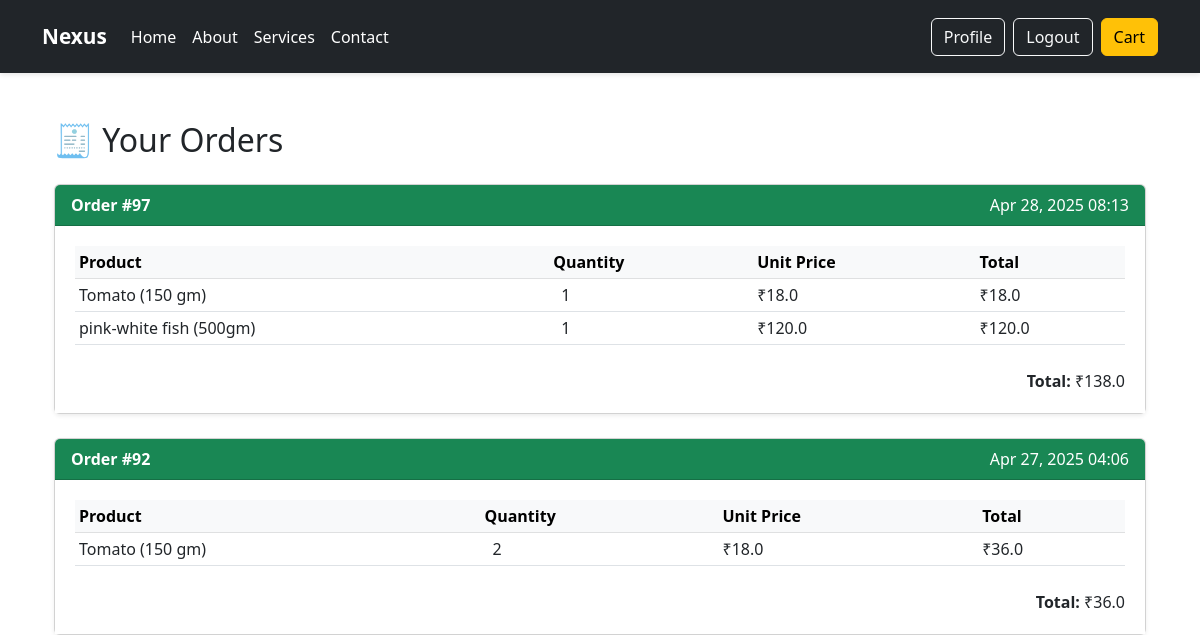
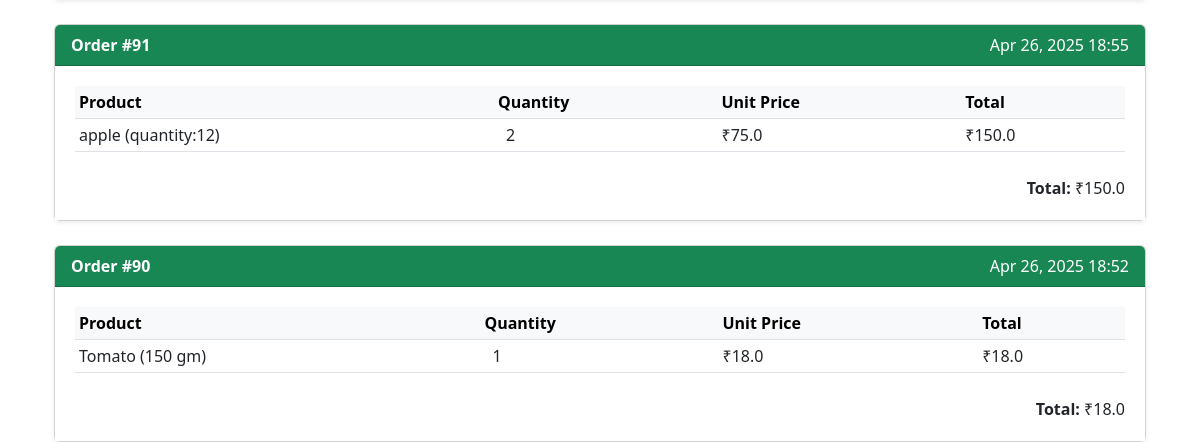
The app's page /your-orders/ (signed in, upper part), older data (2 pictures, top to bottom).
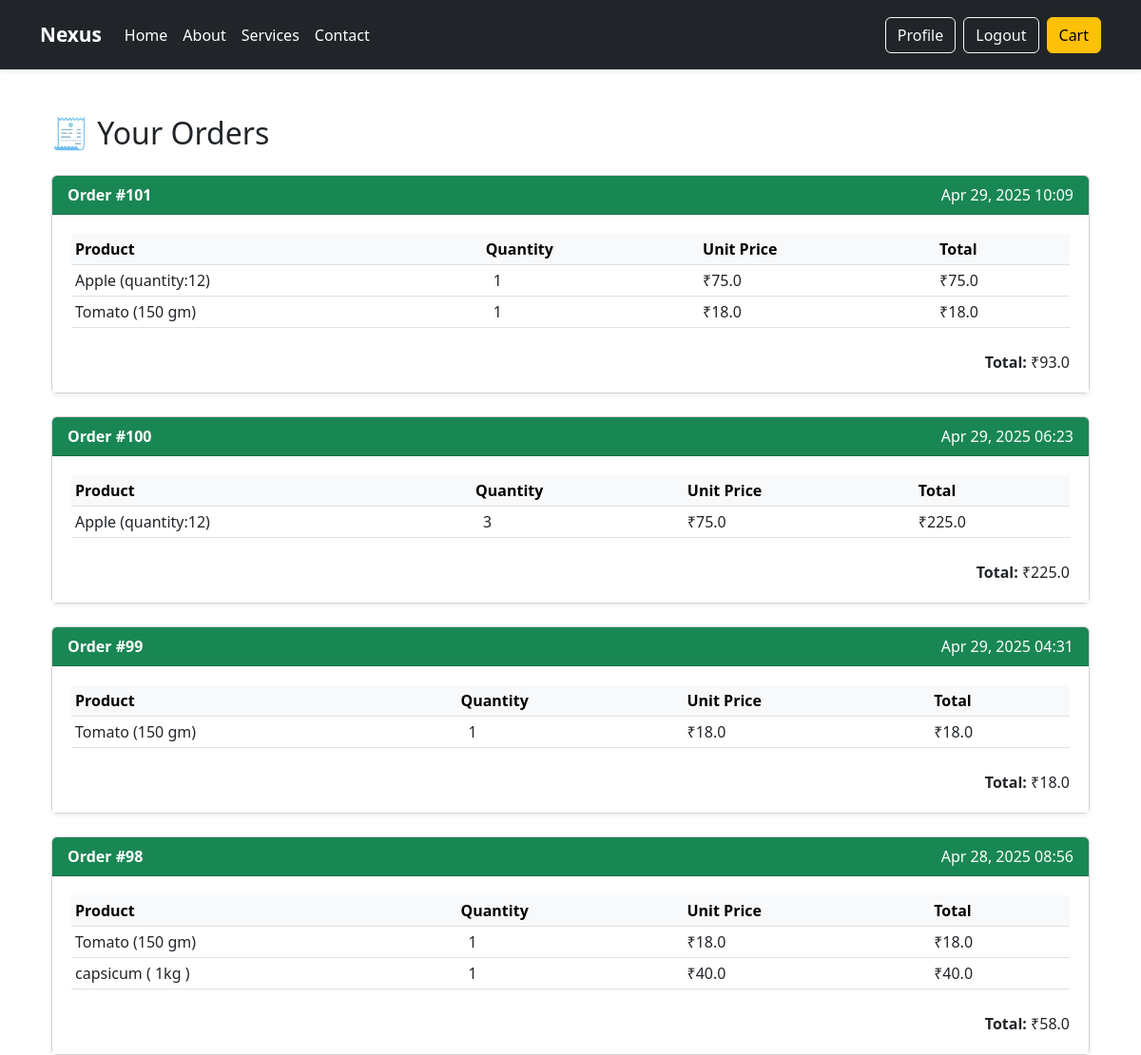
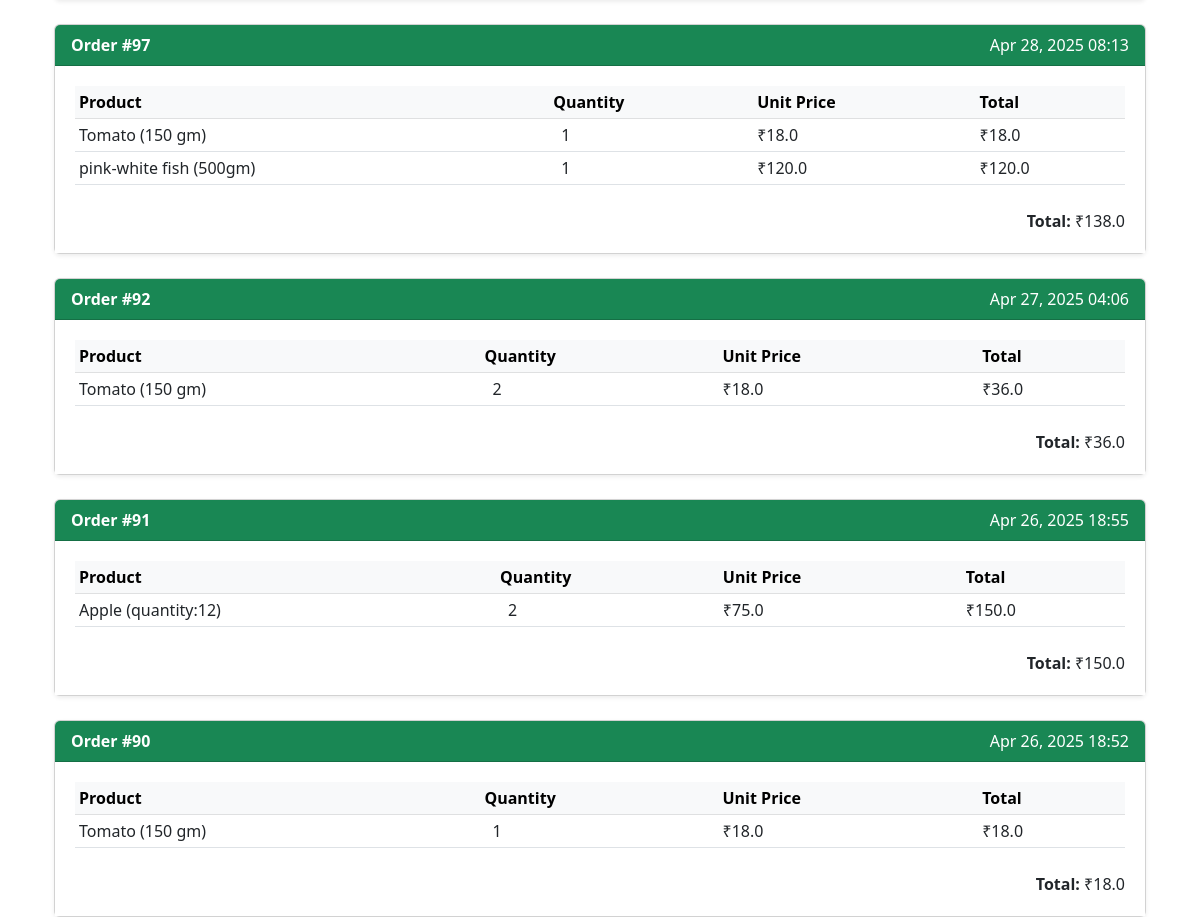
The same page, newer data (2 pictures, top to bottom).
### store/models.py (models this page shows, shortened)
class Order(models.Model):
    user = models.ForeignKey(User, on_delete=models.CASCADE)
    created_at = models.DateTimeField(auto_now_add=True)
    def total_price(self):
        return sum(item.total_price() for item in self.items.all())

class OrderItem(models.Model):
    order = models.ForeignKey(Order, related_name='items', on_delete=models.CASCADE)
    product = models.ForeignKey(Product, on_delete=models.CASCADE)
    quantity = models.PositiveIntegerField()
    def total_price(self):
        return self.product.price * self.quantity

class Product(models.Model):
    title = models.CharField(max_length=255)
    category = models.ForeignKey(Category, on_delete=models.CASCADE)
    description = models.TextField()
    price = models.FloatField()
    image = models.ImageField(upload_to='products/')

### store/views.py (the view)
# urls.py: path('your-orders/', views.your_orders, name='your_orders'),
@login_required
def your_orders(request):
    orders = Order.objects.filter(user=request.user).order_by('-created_at')
    return render(request, 'store/your_orders.html', {'orders': orders})

### store/templates/store/your_orders.html
{% extends 'store/base.html' %}
{% block content %}
<div class="container mt-5">
    <h2 class="mb-4">🧾 Your Orders</h2>
    {% if orders %}
        {% for order in orders %}
            <div class="card mb-4 shadow-sm">
                <div class="card-header bg-success text-white d-flex justify-content-between">
                    <strong>Order #{{ order.id }}</strong>
                    <span>{{ order.created_at|date:"M d, Y H:i" }}</span>
                </div>
                <div class="card-body">
                    <div class="table-responsive">
                        <table class="table table-sm align-middle">
                            <thead class="table-light">
                                <tr>
                                    <th>Product</th>
                                    <th>Quantity</th>
                                    <th>Unit Price</th>
                                    <th>Total</th>
                                </tr>
                            </thead>
                            <tbody>
                                {% for item in order.items.all %}
                                    <tr>
                                        <td>{{ item.product.title }}</td>
                                        <td>
                                            <span class="mx-2">{{ item.quantity }}</span>
                                        </td>
                                        <td>₹{{ item.product.price }}</td>
                                        <td>₹{{ item.total_price }}</td>
                                    </tr>
                                {% endfor %}
                            </tbody>
                        </table>
                    </div>
                    <div class="text-end mt-2">
                        <strong>Total:</strong> ₹{{ order.total_price }}
                    </div>
                </div>
            </div>
        {% endfor %}
    {% else %}
        <div class="alert alert-info">You have no orders yet.</div>
    {% endif %}
</div>
{% endblock %}

Row changes from the older to the newer data that the page shows:
added Order: id "101", created_at "Apr 29, 2025 10:09", total_price "93.0"
added OrderItem: product "Apple (quantity:12)", quantity "1", product.price "75.0", total_price "75.0", shown under "101"
added OrderItem: product "Tomato (150 gm)", quantity "1", product.price "18.0", total_price "18.0", shown under "101"
added Order: id "100", created_at "Apr 29, 2025 06:23", total_price "225.0"
added OrderItem: product "Apple (quantity:12)", quantity "3", product.price "75.0", total_price "225.0", shown under "100"
added Order: id "99", created_at "Apr 29, 2025 04:31", total_price "18.0"
added OrderItem: product "Tomato (150 gm)", quantity "1", product.price "18.0", total_price "18.0", shown under "99"
added Order: id "98", created_at "Apr 28, 2025 08:56", total_price "58.0"
added OrderItem: product "Tomato (150 gm)", quantity "1", product.price "18.0", total_price "18.0", shown under "98"
added OrderItem: product "capsicum ( 1kg )", quantity "1", product.price "40.0", total_price "40.0", shown under "98"
changed through a linked row, OrderItem (number 10 of 11 on the later page): product "apple (quantity:12)" → "Apple (quantity:12)"
